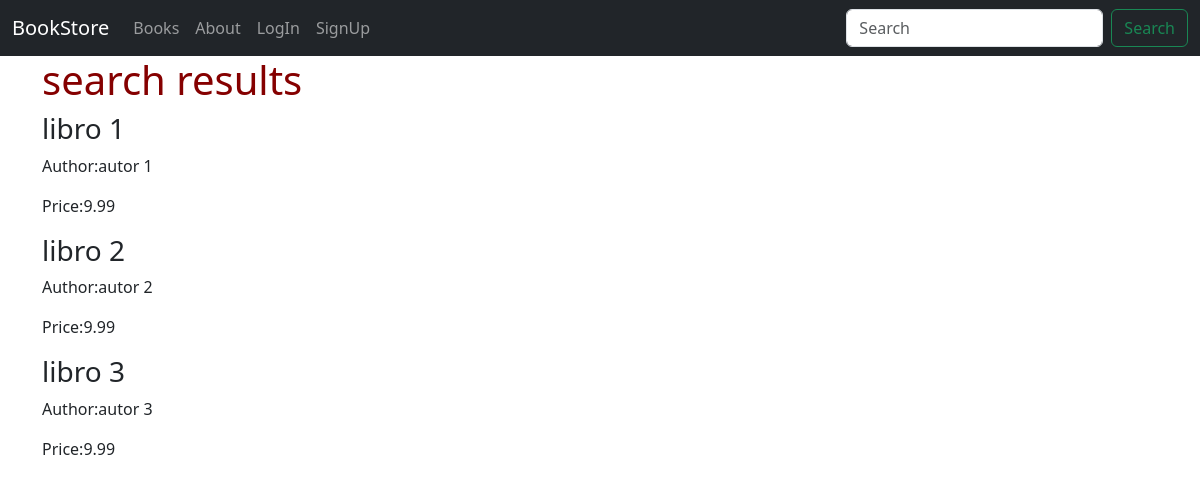
The app's page /books/search/, older data.
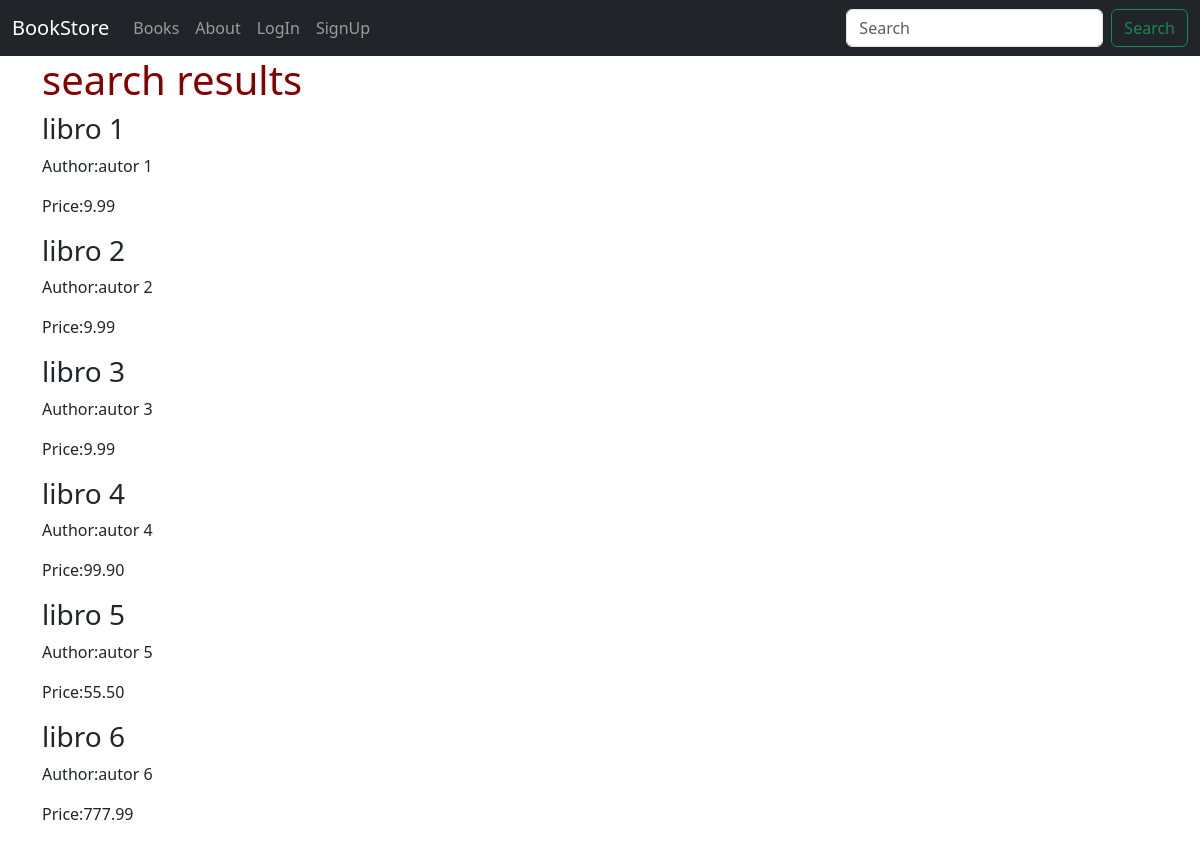
The same page, newer data.
### books/models.py (models this page shows, shortened)
class Book(models.Model):
    title = models.CharField(max_length=100)
    author = models.CharField(max_length=100)
    description = models.TextField()
    price = models.DecimalField(max_digits=10, decimal_places=2)
    created_at = models.DateTimeField(auto_now_add=True)
    updated_at = models.DateTimeField(auto_now=True)
    cover = models.ImageField(upload_to='covers/', blank=True)
    def get_absolute_url(self):
        return reverse('book_detail', args=[str(self.id)])

### books/views.py (the view)
# urls.py: path('search/', SearchResultsView.as_view(), name='search_results'),
class SearchResultsView(ListView):
    model = Book
    template_name = 'books/search.html'

### templates/books/search.html (shortened to what this page needs)
{% extends "_base.html" %}
{% block content %}
    <h1>search results</h1>
    {% for book in book_list %}
    <div>
        <h3><a href="{{ book.get_absolute_url }}"></a>{{ book.title }}</h3>
        <p>Author:{{ book.author }}</p>
        <p>Price:{{ book.price }}</p>
    </div>
    {% endfor %}
{% endblock content %}

### templates/_base.html (shortened to what this page needs)
{% load static %}
<!DOCTYPE html>
<html lang="en">
<head>
    <link rel="stylesheet" href="https://cdn.jsdelivr.net/npm/bootstrap@5.3.3/dist/css/bootstrap.min.css">
    <link rel="stylesheet" href="{% static 'css/base.css' %}">
</head>
<body>
    <nav class="navbar navbar-expand-md navbar-dark sticky-top bg-dark">
        <div class="container-fluid">
            <a class="navbar-brand" href="{% url 'home' %}">BookStore</a>
            <div class="collapse navbar-collapse"\
            id="navbarCollab">
            <ul class="navbar-nav me-auto mb-2 mb-md-0">
                <li class="nav-item">
                    <a class="nav-link" href="{% url 'book_list' %}">Books</a>
                </li>
                <li class="nav-item">
                    <a class="nav-link" href="{% url 'about' %}">About</a>
                </li>
                {% if user.is_authenticated %}
                    <li class="nav-item">
                        <form action="{% url 'logout' %}" method="post">
                            {% csrf_token %}
                            <input class="nav-link" type="submit" value="Log Out">
                        </form>
                    </li>
                    {% else %}
                        <li class="nav-item">
                            <a class="nav-link" href="{% url 'login' %}">LogIn</a>
                        </li>
                        <li class="nav-item">
                            <a class="nav-link" href="{% url 'signup' %}">SignUp</a>
                        </li>
                    {% endif %}
                </ul>
                    <form class="d-flex" role="search">
                        <input class="form-control me-2" type="search" placeholder="Search" aria-label="Search">
                    <button class="btn btn-outline-success" type="submit">Search</button>
                    </form>
            </div>
        </div>
    </nav>
    <main class="container">
    {% block content %}
    {% endblock content %}
    </main>
</body>
</html>

### static/css/base.css (style rules this page uses)
body { min-height: 150 rem; padding-top: 10 rem; }
h1 { color: rgb(133, 0, 0); }

Row changes from the older to the newer data that the page shows:
added Book: title "libro 4", author "autor 4", price "99.90"
added Book: title "libro 5", author "autor 5", price "55.50"
added Book: title "libro 6", author "autor 6", price "777.99"
